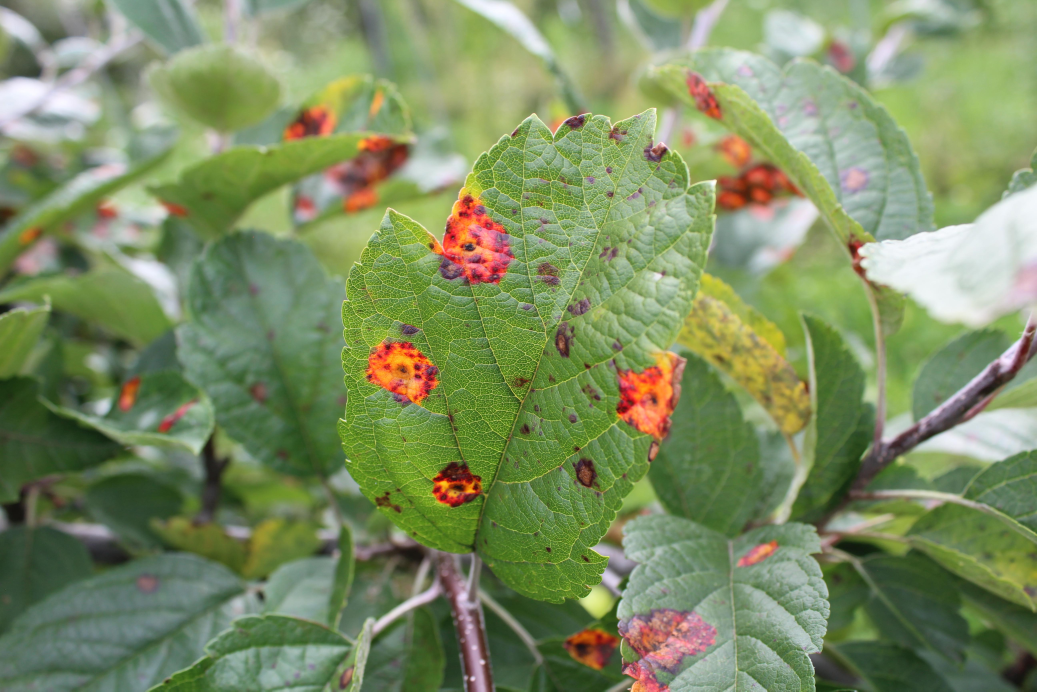
#> input picture 82add70df6ab2854.jpg, 5184 x 3456 px (shown at 1/5 size)
$ python -i rust_pattern_detector.py   (imports and definitions only)
#> lines starting #> are read from the running program, lines starting #| are printed output that depends on the picture; after the words box and inside, x2 and y2 are one past the last pixel; in counts of white or black regions, pixels touching at a corner belong together
import cv2
import numpy as np
from typing import List, Tuple


class PatternDetector:
    def __init__(self):
        self.patterns: List[Tuple[np.ndarray, np.ndarray]] = []
        self.h_tolerance = 10  # Tolerância para matiz (Hue)
        self.s_tolerance = 50  # Tolerância para saturação (Saturation)
        self.v_tolerance = 50  # Tolerância para valor (Value)

    # [78 lines left out: functions add_pattern, select_patterns, not called in this run]

    def detect_patterns(self, image_path: str, output_path: str = None):
        """Detecta os padrões selecionados na imagem alvo."""
#> called with image_path = '82add70df6ab2854.jpg'
        # Lê a imagem alvo
        img = cv2.imread(image_path)
#> img is the input picture: shape (3456, 5184, 3); mean B, G, R 98.3, 141.2, 125.3
        if img is None:
            raise ValueError(f"Could not read image at {image_path}")

        img_hsv = cv2.cvtColor(img, cv2.COLOR_BGR2HSV)
#> img_hsv: shape (3456, 5184, 3); mean H, S, V 52.4, 91.7, 146.3
        result = cv2.cvtColor(img, cv2.COLOR_BGR2RGB)  # Para visualização

        # Se nenhum padrão foi selecionado, usa valores padrão de detecção de ferrugem
        if not self.patterns:
            print(
                "Nenhum padrão selecionado. Usando valores padrão de detecção de ferrugem..."
            )
            # Valores padrão de ferrugem
            lower_rust = np.array([0, 100, 100])
            upper_rust = np.array([30, 255, 255])
            final_mask = cv2.inRange(img_hsv, lower_rust, upper_rust)
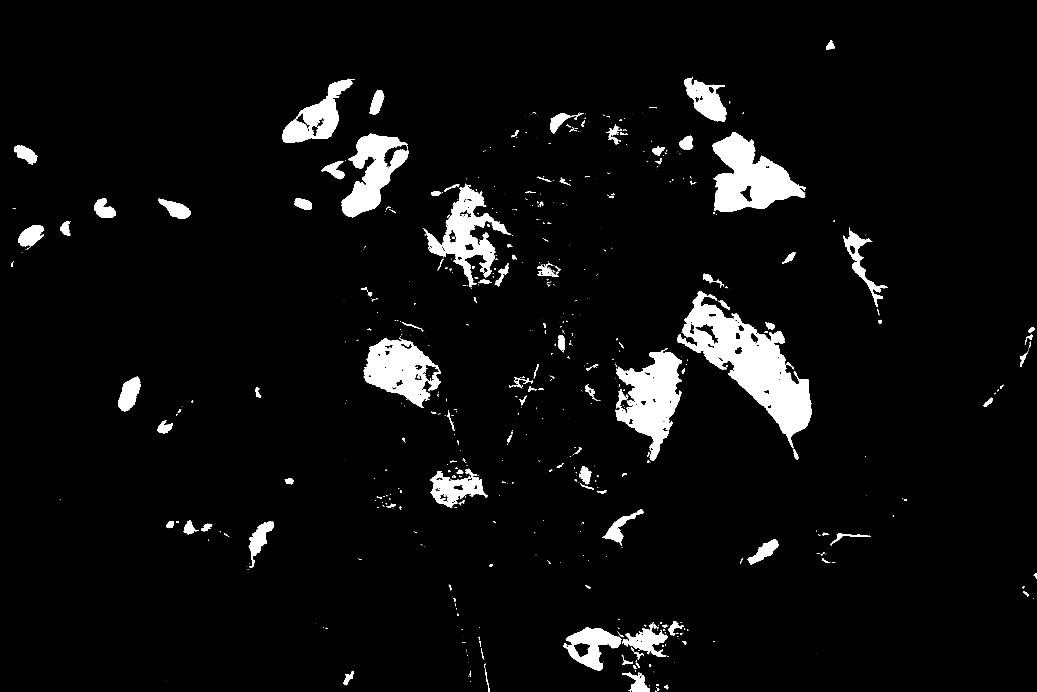
#> final_mask: shape (3456, 5184) (shown at 1/5 size); 4.9% white; 1119 white regions (815 under 20 px), largest, box (x1, y1, x2, y2) and area: (3386, 1455, 4060, 2221) 173208, (3561, 660, 4029, 1060) 99251, (3079, 1755, 3409, 2304) 91073
        else:
            # Cria uma máscara para detecção usando os padrões selecionados
            final_mask = np.zeros(img_hsv.shape[:2], dtype=np.uint8)

        # Verifica cada padrão
        for lower_bound, upper_bound in self.patterns:
            mask = cv2.inRange(img_hsv, lower_bound, upper_bound)
            final_mask = cv2.bitwise_or(final_mask, mask)

        # Aplica operações morfológicas para reduzir ruído
        kernel = np.ones((3, 3), np.uint8)
        final_mask = cv2.morphologyEx(final_mask, cv2.MORPH_OPEN, kernel)
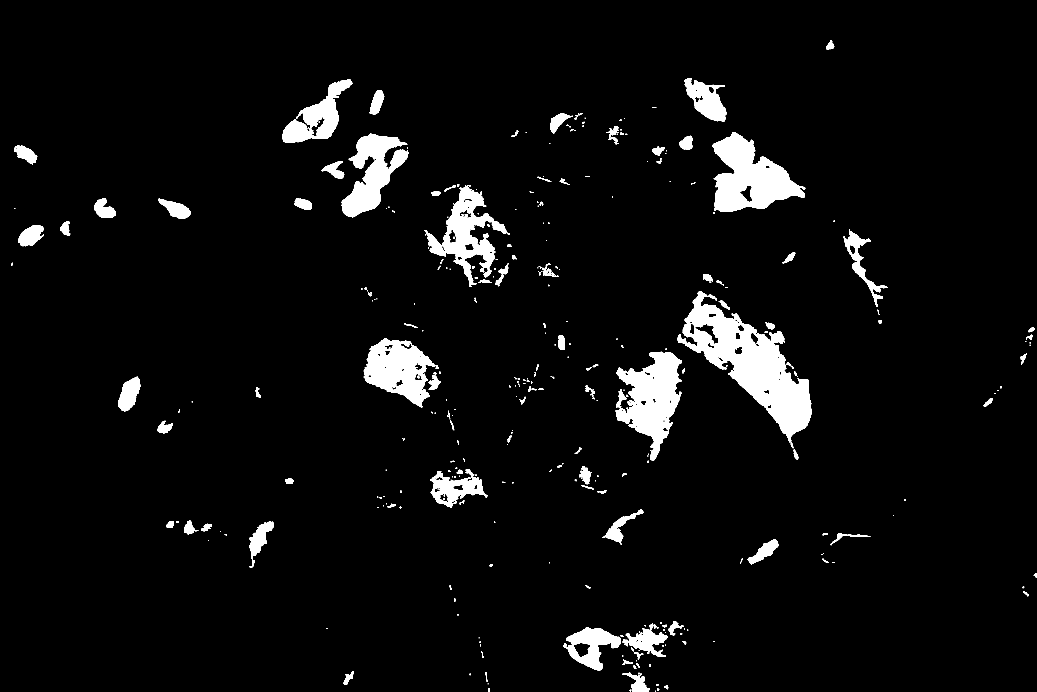
#> final_mask: shape (3456, 5184) (shown at 1/5 size); 4.8% white; 439 white regions (136 under 20 px), largest, box (x1, y1, x2, y2) and area: (3386, 1456, 4060, 2212) 172412, (3562, 661, 4026, 1060) 99035, (3079, 1759, 3408, 2304) 90606
        final_mask = cv2.morphologyEx(final_mask, cv2.MORPH_CLOSE, kernel)
#> final_mask: shape (3456, 5184); 4.8% white; 372 white regions (105 under 20 px), largest, box (x1, y1, x2, y2) and area: (3386, 1456, 4060, 2212) 172932, (3562, 661, 4026, 1060) 99108, (3079, 1759, 3408, 2304) 90770

        # Destaca os padrões detectados em vermelho
        result[final_mask > 0] = [0, 0, 255]  # Marca padrões em vermelho
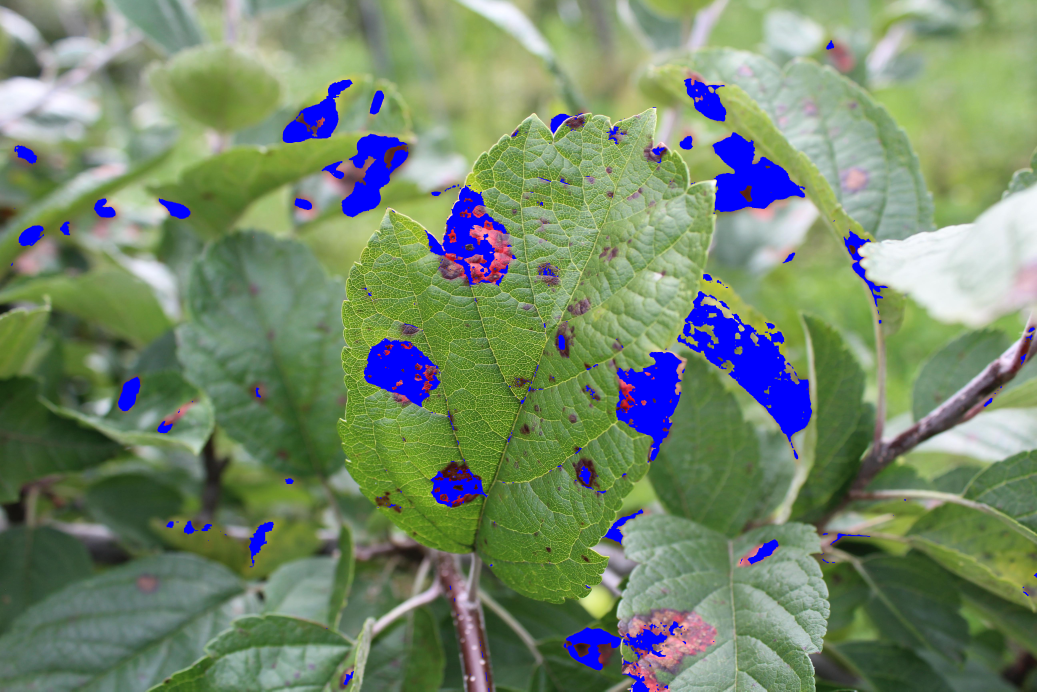
#> result: shape (3456, 5184, 3) (shown at 1/5 size); mean R, G, B 116.6, 135.5, 107.4

        # Converte de volta para BGR para exibição/salvamento no OpenCV
        result_bgr = cv2.cvtColor(result, cv2.COLOR_RGB2BGR)

        if output_path:
            cv2.imwrite(output_path, result_bgr)

        # Exibe os resultados
        cv2.namedWindow("Original Image", cv2.WINDOW_NORMAL)
        cv2.resizeWindow("Original Image", 800, 600)
        cv2.imshow("Original Image", img)

        cv2.namedWindow("Pattern Mask", cv2.WINDOW_NORMAL)
        cv2.resizeWindow("Pattern Mask", 800, 600)
        cv2.imshow("Pattern Mask", final_mask)

        cv2.namedWindow("Result", cv2.WINDOW_NORMAL)
        cv2.resizeWindow("Result", 800, 600)
        cv2.imshow("Result", result_bgr)

        # Aguarda até que uma tecla seja pressionada ou uma janela seja fechada
        while (
            cv2.getWindowProperty("Original Image", cv2.WND_PROP_VISIBLE) > 0
            and cv2.getWindowProperty("Pattern Mask", cv2.WND_PROP_VISIBLE) > 0
            and cv2.getWindowProperty("Result", cv2.WND_PROP_VISIBLE) > 0
        ):
            key = cv2.waitKey(100)  # Verifica a cada 100ms
#> (key q is pressed here)
            if key != -1:  # Se alguma tecla foi pressionada
                break

        cv2.destroyAllWindows()
        exit(0)  # Encerra o programa
#> (the program exits here)

$ run again, on 85acd23a0b659d97.jpg
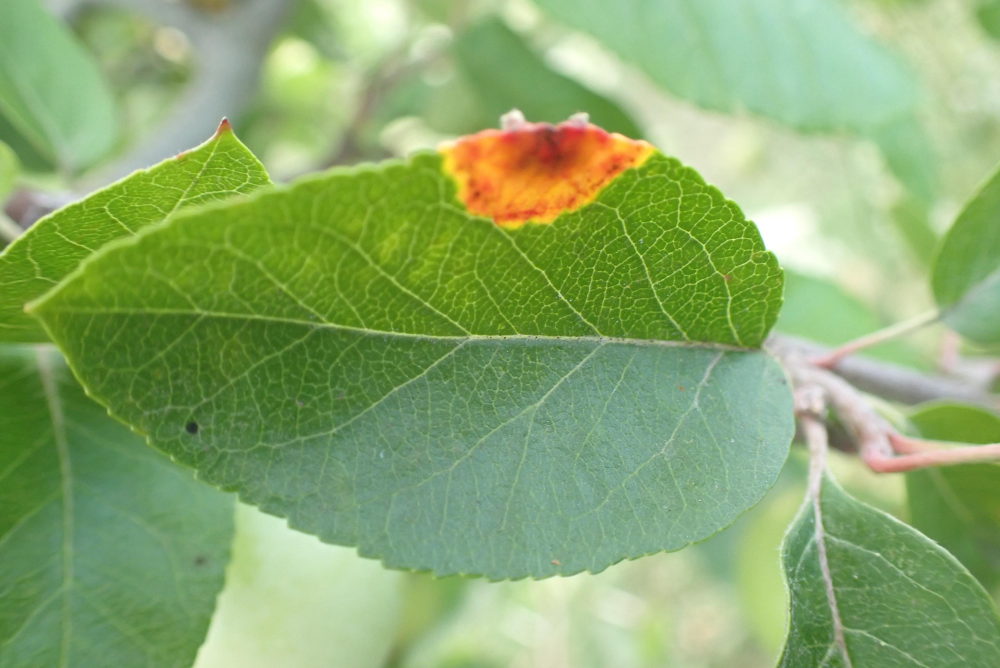
#> input picture 85acd23a0b659d97.jpg, 4000 x 2672 px (shown at 1/4 size)
#> in detect_patterns, img is the input picture: shape (2672, 4000, 3); mean B, G, R 110.2, 169.7, 138.6
#> img_hsv: shape (2672, 4000, 3); mean H, S, V 49.7, 101.8, 172.2
#> in detect_patterns, `final_mask = cv2.inRange(img_hsv, lower_rust, upper_rust)`:
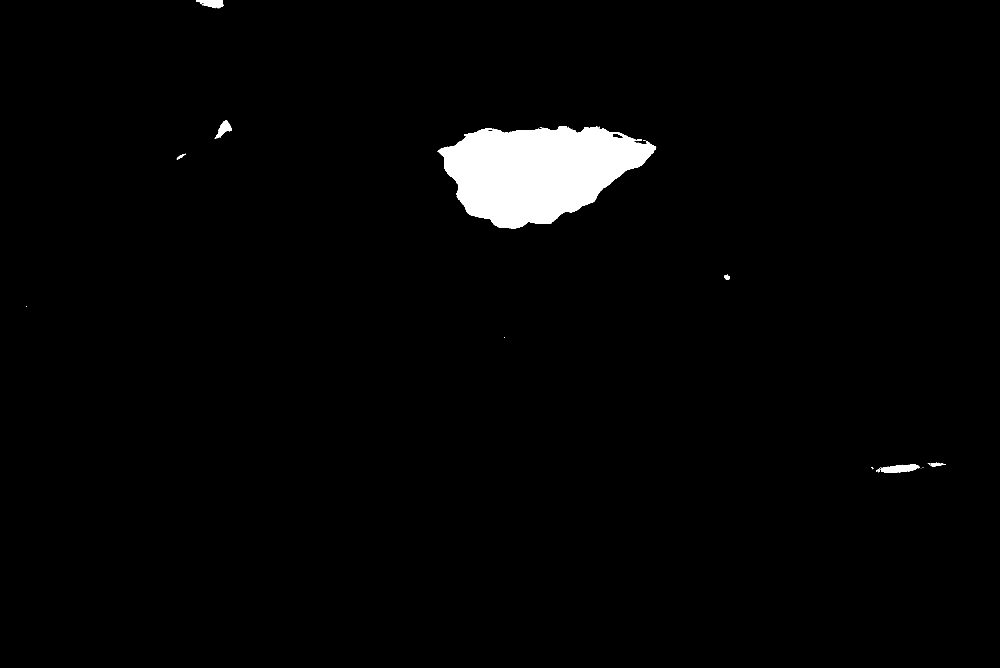
#> final_mask: shape (2672, 4000) (shown at 1/4 size); 2.3% white; 50 white regions (41 under 20 px), largest, box (x1, y1, x2, y2) and area: (1751, 504, 2625, 916) 233894, (3522, 1856, 3680, 1892) 3411, (784, 0, 895, 33) 2316
#> in detect_patterns, `result[final_mask > 0] = [0, 0, 255]`:
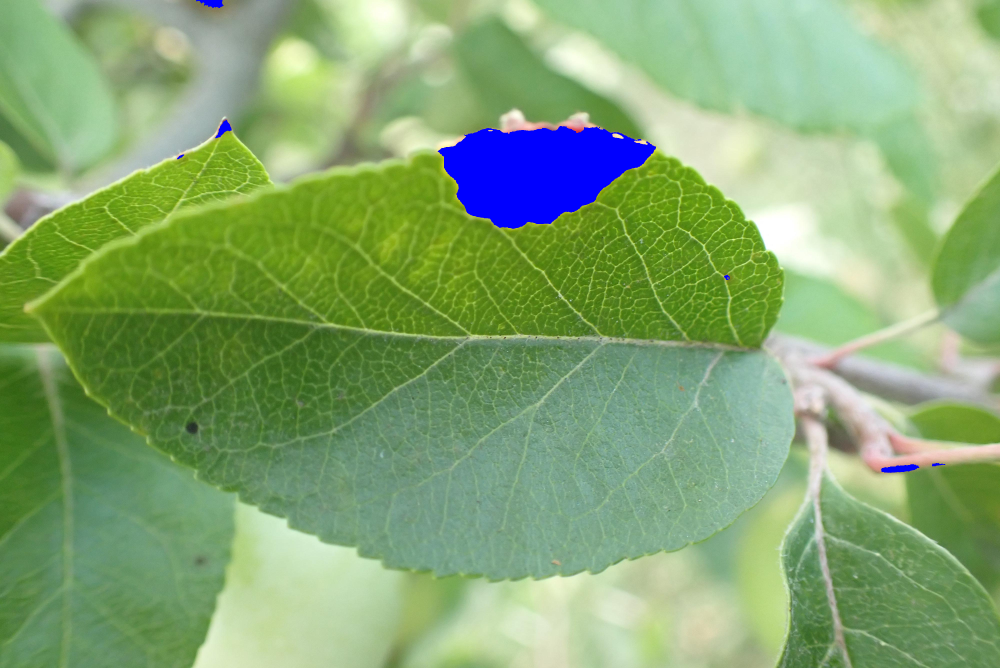
#> result: shape (2672, 4000, 3) (shown at 1/4 size); mean R, G, B 133.5, 166.7, 114.8

$ run again, on 95fcc0d888c1b9bb.jpg
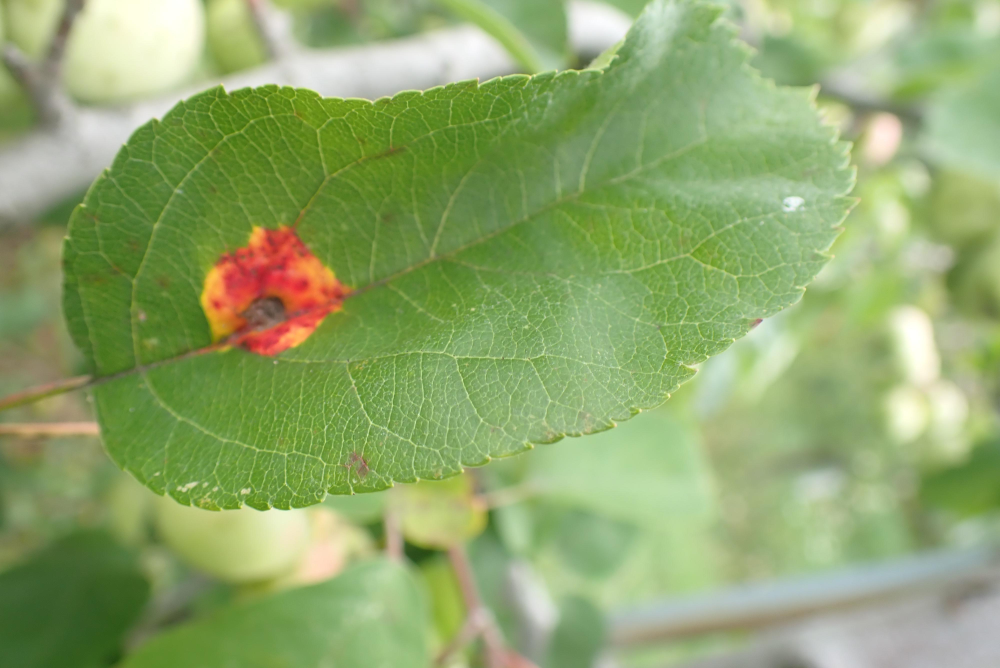
#> input picture 95fcc0d888c1b9bb.jpg, 4000 x 2672 px (shown at 1/4 size)
#> in detect_patterns, img is the input picture: shape (2672, 4000, 3); mean B, G, R 108.5, 167, 143.9
#> img_hsv: shape (2672, 4000, 3); mean H, S, V 43.6, 98.3, 169.5
#> in detect_patterns, `final_mask = cv2.inRange(img_hsv, lower_rust, upper_rust)`:
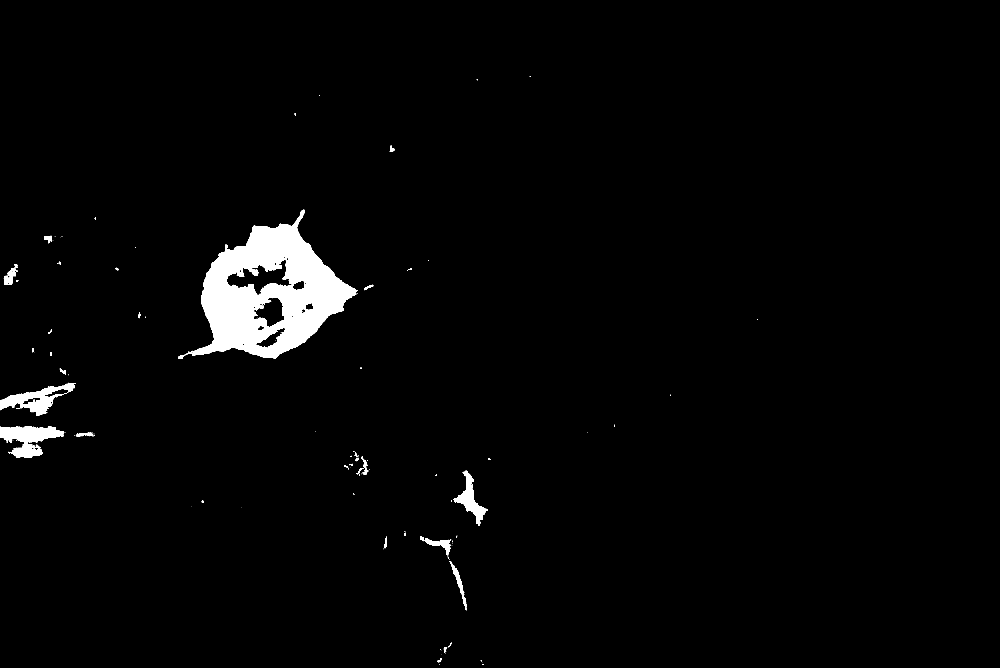
#> final_mask: shape (2672, 4000) (shown at 1/4 size); 2.3% white; 204 white regions (160 under 20 px), largest, box (x1, y1, x2, y2) and area: (712, 839, 1431, 1435) 189456, (0, 1705, 256, 1832) 16730, (0, 1531, 304, 1663) 14133
#> in detect_patterns, `result[final_mask > 0] = [0, 0, 255]`:
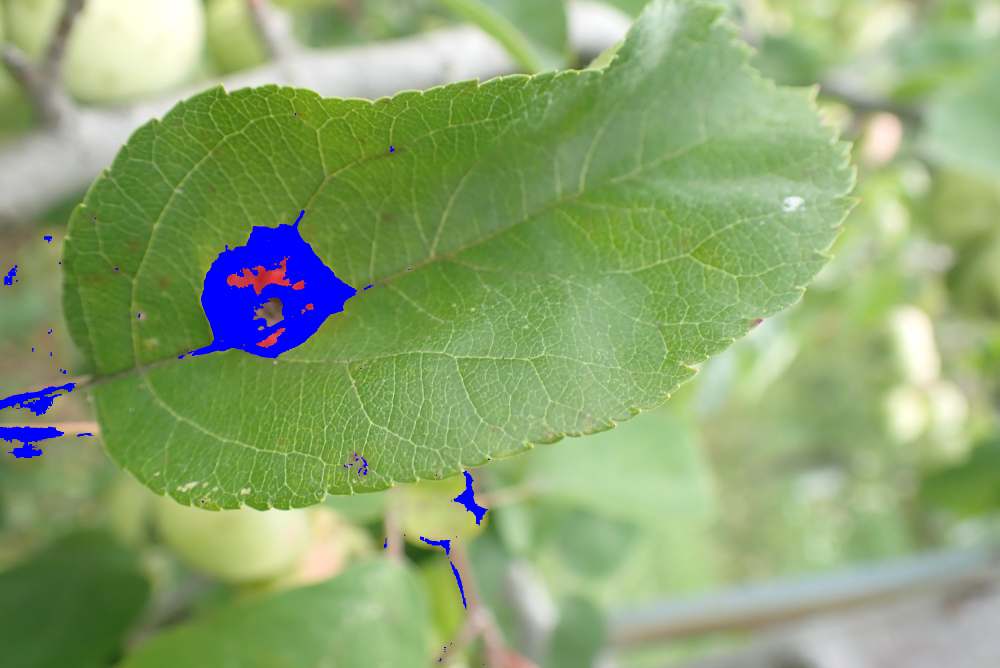
#> result: shape (2672, 4000, 3) (shown at 1/4 size); mean R, G, B 139.6, 164.5, 112.7
